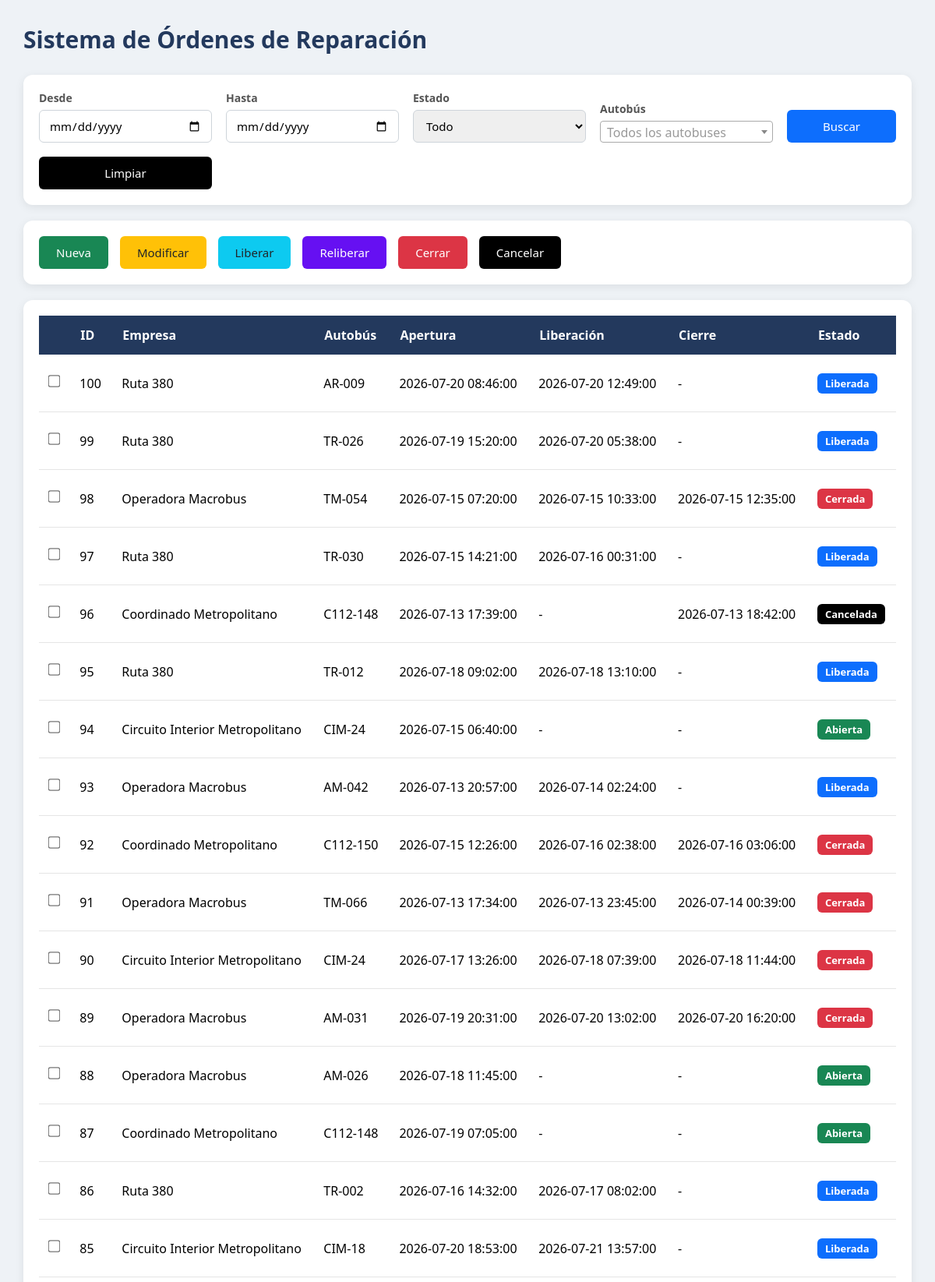
Page /sistema/index.php (upper part) on the committed database.
### tables this page shows
CREATE TABLE `orden` (
  `id` int(11) NOT NULL,
  `id_autobus` int(11) NOT NULL,
  `id_razon` int(11) NOT NULL,
  `id_supervisor` int(11) NOT NULL,
  `fecha_apertura` datetime NOT NULL,
  `fecha_liberacion` datetime DEFAULT NULL,
  `fecha_cierre` datetime DEFAULT NULL,
  `estado` int(11) NOT NULL DEFAULT 1
);

CREATE TABLE `empresa` (
  `id` int(11) NOT NULL,
  `nombre` varchar(255) NOT NULL,
  `eliminado` int(11) NOT NULL DEFAULT 0
);

CREATE TABLE `autobus` (
  `id` int(11) NOT NULL,
  `unidad` varchar(500) NOT NULL,
  `id_empresa` int(11) NOT NULL,
  `eliminado` int(11) NOT NULL DEFAULT 0
);

### sistema/index.php (the view, shortened to what this page needs)
<?php
$conexion = conectar();
$desde   = $_GET['desde'] ?? "";
$hasta   = $_GET['hasta'] ?? "";
$sql = "
SELECT
    o.id,
    e.nombre AS empresa,
    a.unidad AS autobus,
    o.fecha_apertura,
    o.fecha_liberacion,
    o.fecha_cierre,
    o.estado
FROM orden o
LEFT JOIN autobus a ON o.id_autobus = a.id
LEFT JOIN empresa e ON a.id_empresa = e.id
";
$sql .= " ORDER BY o.id DESC";
$ordenes = $conexion->query($sql);
function estadoTexto($estado){
    return match((int)$estado){
        1 => "abierta",
        2 => "liberada",
        3 => "cerrada",
        4 => "cancelada",
        default => "desconocido"
    };
}
?>
<!DOCTYPE html>
<html lang="es">
<head>
    <link rel="stylesheet" href="css/sistema.css">
    <link rel="stylesheet" href="css/select2.min.css">
</head>
<body>
<div class="contenedor">
    <h1>Sistema de Órdenes de Reparación</h1>
    <form method="GET">
        <div class="card filtros">
            <div class="campo">
                <label>Desde</label>
                <input type="date" name="desde" value="<?= htmlspecialchars($desde) ?>">
            </div>
            <div class="campo">
                <label>Hasta</label>
                <input type="date" name="hasta" value="<?= htmlspecialchars($hasta) ?>">
            </div>
            <div class="campo">
                <label>Estado</label>
                <select name="estado">
                    <option value="">Todo</option>
                </select>
            </div>
            <div class="campo">
                <label>Autobús</label>
            </div>
            <button type="submit" class="btn buscar">Buscar</button>
            <button type="button" class="btn cancelar" onclick="location.href='index.php'">Limpiar</button>
        </div>
    </form>
    <div class="card acciones">
        <button class="btn nuevo" onclick="location.href='orden_alta.php'">
            Nueva
        </button>
        <button class="btn modificar" onclick="modificarOrden()">Modificar</button>
        <button class="btn liberar" onclick="liberar()">Liberar</button>
        <button class="btn reliberar" onclick="reliberar()">Reliberar</button>
        <button class="btn cerrar" onclick="cerrar()">Cerrar</button>
        <button class="btn cancelar" onclick="cancelar()">Cancelar</button>
    </div>
    <div class="card">
        <table>
            <thead>
                <tr>
                    <th></th>
                    <th>ID</th>
                    <th>Empresa</th>
                    <th>Autobús</th>
                    <th>Apertura</th>
                    <th>Liberación</th>
                    <th>Cierre</th>
                    <th>Estado</th>
                </tr>
            </thead>
            <tbody>
            <?php if($ordenes->num_rows > 0): ?>
                <?php while($row = $ordenes->fetch_assoc()): ?>
                    <tr>
                        <td>
                            <input type="checkbox" class="chk-orden" value="<?= $row['id'] ?>">
                        </td>
                        <td><?= $row['id'] ?></td>
                        <td><?= $row['empresa'] ?></td>
                        <td><?= $row['autobus'] ?></td>
                        <td><?= $row['fecha_apertura'] ?></td>
                        <td><?= $row['fecha_liberacion'] ?? '-' ?></td>
                        <td><?= $row['fecha_cierre'] ?? '-' ?></td>
                        <td>
                            <span class="estado estado-<?= estadoTexto($row['estado']) ?>">
                                <?= estadoTexto($row['estado']) ?>
                            </span>
                        </td>
                    </tr>
                <?php endwhile; ?>
            <?php endif; ?>
            </tbody>
        </table>
    </div>
</div>
</body>
</html>

### sistema/css/sistema.css (style rules this page uses)
* { margin:0; padding:0; box-sizing:border-box; font-family:'Segoe UI',Tahoma,Geneva,Verdana,sans-serif; }
body { background:#eef2f6; }
.contenedor { width:95%; margin:30px auto; }
h1 { color:#23395d; margin-bottom:25px; font-size:30px; font-weight:600; }
.card { background:#ffffff; border-radius:12px; padding:20px; margin-bottom:20px; box-shadow:0 3px 12px rgba(0,0,0,.08); }
.filtros { display:grid; grid-template-columns:repeat(4,1fr) 140px; gap:18px; align-items:end; }
.campo { display:flex; flex-direction:column; }
.campo label { margin-bottom:6px; color:#555; font-size:14px; font-weight:600; }
input, select { height:42px; border:1px solid #ced4da; border-radius:6px; padding:0 12px; font-size:15px; transition:.2s; }
.acciones { display:flex; flex-wrap:wrap; gap:15px; }
.btn { border:none; border-radius:6px; color:#fff; cursor:pointer; font-size:15px; padding:11px 22px; transition:.25s; }
.buscar { background:#0d6efd; }
.nuevo { background:#198754; }
.modificar { background:#ffc107; color:#212529; }
.liberar { background:#0dcaf0; color:#212529; }
.cerrar { background:#dc3545; }
.reliberar { background:#6610f2; }
.cancelar { background:#000; }
table { width:100%; border-collapse:collapse; }
thead { background:#23395d; color:#fff; }
th { padding:14px; text-align:left; font-weight:600; }
td { padding:13px; border-bottom:1px solid #e5e5e5; }
.estado { display:inline-block; padding:4px 10px; border-radius:6px; color:#fff; font-size:13px; font-weight:600; text-transform:capitalize; }
.estado-abierta { background:#198754; }
.estado-liberada { background:#0d6efd; }
.estado-cerrada { background:#dc3545; }
.estado-cancelada { background:#000; }
input[type="checkbox"] { transform: scale(1.2); cursor: pointer; }

### rows in the picture
orden: id "100", empresa.nombre "Ruta 380", id_autobus.unidad "AR-009", fecha_apertura "2026-07-20 08:46:00", fecha_liberacion "2026-07-20 12:49:00", fecha_cierre "-", estado "Liberada"
orden: id "99", empresa.nombre "Ruta 380", id_autobus.unidad "TR-026", fecha_apertura "2026-07-19 15:20:00", fecha_liberacion "2026-07-20 05:38:00", fecha_cierre "-", estado "Liberada"
orden: id "98", empresa.nombre "Operadora Macrobus", id_autobus.unidad "TM-054", fecha_apertura "2026-07-15 07:20:00", fecha_liberacion "2026-07-15 10:33:00", fecha_cierre "2026-07-15 12:35:00", estado "Cerrada"
orden: id "97", empresa.nombre "Ruta 380", id_autobus.unidad "TR-030", fecha_apertura "2026-07-15 14:21:00", fecha_liberacion "2026-07-16 00:31:00", fecha_cierre "-", estado "Liberada"
orden: id "96", empresa.nombre "Coordinado Metropolitano", id_autobus.unidad "C112-148", fecha_apertura "2026-07-13 17:39:00", fecha_liberacion "-", fecha_cierre "2026-07-13 18:42:00", estado "Cancelada"
orden: id "95", empresa.nombre "Ruta 380", id_autobus.unidad "TR-012", fecha_apertura "2026-07-18 09:02:00", fecha_liberacion "2026-07-18 13:10:00", fecha_cierre "-", estado "Liberada"
orden: id "94", empresa.nombre "Circuito Interior Metropolitano", id_autobus.unidad "CIM-24", fecha_apertura "2026-07-15 06:40:00", fecha_liberacion "-", fecha_cierre "-", estado "Abierta"
orden: id "93", empresa.nombre "Operadora Macrobus", id_autobus.unidad "AM-042", fecha_apertura "2026-07-13 20:57:00", fecha_liberacion "2026-07-14 02:24:00", fecha_cierre "-", estado "Liberada"
orden: id "92", empresa.nombre "Coordinado Metropolitano", id_autobus.unidad "C112-150", fecha_apertura "2026-07-15 12:26:00", fecha_liberacion "2026-07-16 02:38:00", fecha_cierre "2026-07-16 03:06:00", estado "Cerrada"
orden: id "91", empresa.nombre "Operadora Macrobus", id_autobus.unidad "TM-066", fecha_apertura "2026-07-13 17:34:00", fecha_liberacion "2026-07-13 23:45:00", fecha_cierre "2026-07-14 00:39:00", estado "Cerrada"
orden: id "90", empresa.nombre "Circuito Interior Metropolitano", id_autobus.unidad "CIM-24", fecha_apertura "2026-07-17 13:26:00", fecha_liberacion "2026-07-18 07:39:00", fecha_cierre "2026-07-18 11:44:00", estado "Cerrada"
orden: id "89", empresa.nombre "Operadora Macrobus", id_autobus.unidad "AM-031", fecha_apertura "2026-07-19 20:31:00", fecha_liberacion "2026-07-20 13:02:00", fecha_cierre "2026-07-20 16:20:00", estado "Cerrada"
orden: id "88", empresa.nombre "Operadora Macrobus", id_autobus.unidad "AM-026", fecha_apertura "2026-07-18 11:45:00", fecha_liberacion "-", fecha_cierre "-", estado "Abierta"
orden: id "87", empresa.nombre "Coordinado Metropolitano", id_autobus.unidad "C112-148", fecha_apertura "2026-07-19 07:05:00", fecha_liberacion "-", fecha_cierre "-", estado "Abierta"
orden: id "86", empresa.nombre "Ruta 380", id_autobus.unidad "TR-002", fecha_apertura "2026-07-16 14:32:00", fecha_liberacion "2026-07-17 08:02:00", fecha_cierre "-", estado "Liberada"
orden: id "85", empresa.nombre "Circuito Interior Metropolitano", id_autobus.unidad "CIM-18", fecha_apertura "2026-07-20 18:53:00", fecha_liberacion "2026-07-21 13:57:00", fecha_cierre "-", estado "Liberada"
